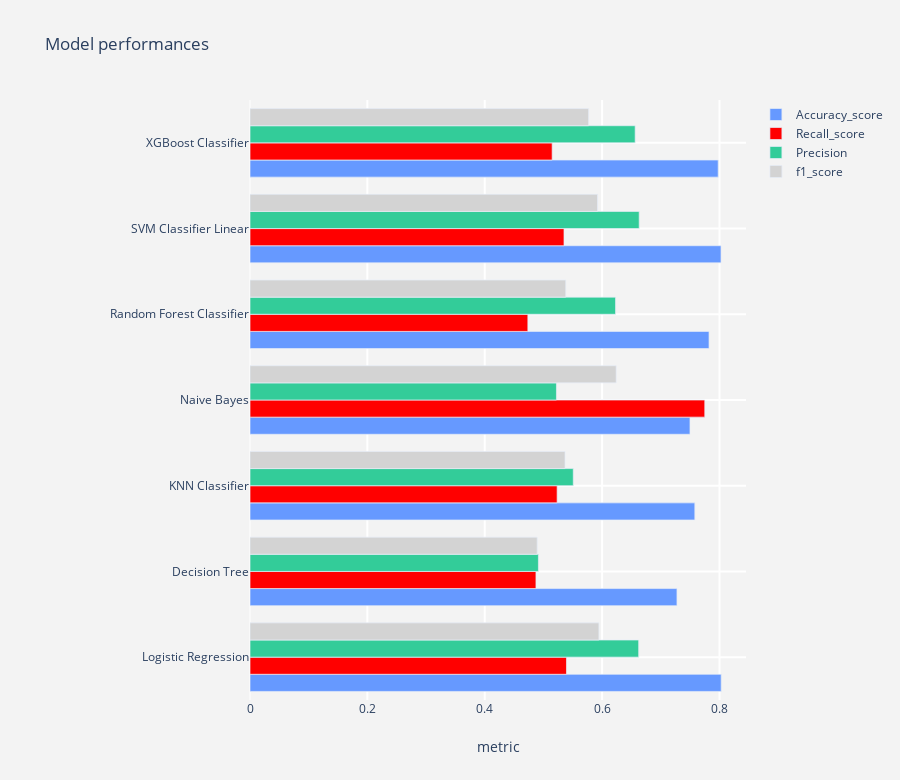

Notebook cell for this chart:
### Code cell
# Let's create a baseline model for all models. Let's statr with as minimum amount of parameters as possible 

# LogisticRegression
name = "Logistic Regression"
logit = LogisticRegression()
model1 = model_report(logit,X_train,X_test,y_train,y_test,name)

# DecisionTree Classifier
name = "Decision Tree"
decision_tree = DecisionTreeClassifier(random_state = 0)
# X_train_resampled,X_test,y_train_resampled,y_test,name
model2 = model_report(decision_tree,X_train,X_test,y_train,y_test,name)

# KNeighborsClassifier
name = "KNN Classifier"
knn = KNeighborsClassifier(n_neighbors=3)
model3 = model_report(knn,X_train,X_test,y_train,y_test,name)

name = "Naive Bayes"
gnb = GaussianNB(priors=None)
model4 = model_report(gnb,X_train,X_test,y_train,y_test,name)

name = "Random Forest Classifier"
rfc = RandomForestClassifier(random_state=0)
model5 = model_report(rfc,X_train,X_test,y_train,y_test,name)

name = "SVM Classifier Linear"
svc  = SVC(gamma='auto', kernel='linear')
model6 = model_report(svc,X_train,X_test,y_train,y_test,name)

name = "XGBoost Classifier"
xgc = XGBClassifier()
model7 = model_report(xgc,X_train,X_test,y_train,y_test,name)

#concat all models
model_performances = pd.concat([model1,model2,model3,model4,
                                model5,model6,model7],axis = 0).reset_index()

model_performances = model_performances.drop(columns = "index",axis =1)
display(model_performances)

plot_tracers(model_performances)

### Figure 1 — Plotly figure (JSON) as saved in the notebook; plotly's stock layout.template omitted (floating-point values rounded to 4 significant figures)
{"data": [{"marker": {"color": "#6699FF", "line": {"width": 0.7}}, "name": "Accuracy_score", "orientation": "h", "type": "bar", "x": [0.8029, 0.7275, 0.758, 0.7497, 0.7821, 0.8026, 0.7978], "y": ["Logistic Regression", "Decision Tree", "KNN Classifier", "Naive Bayes", "Random Forest Classifier", "SVM Classifier Linear", "XGBoost Classifier"]}, {"marker": {"color": "red", "line": {"width": 0.7}}, "name": "Recall_score", "orientation": "h", "type": "bar", "x": [0.5393, 0.4873, 0.5234, 0.7749, 0.4735, 0.535, 0.5149], "y": ["Logistic Regression", "Decision Tree", "KNN Classifier", "Naive Bayes", "Random Forest Classifier", "SVM Classifier Linear", "XGBoost Classifier"]}, {"marker": {"color": "#33CC99", "line": {"width": 0.7}}, "name": "Precision", "orientation": "h", "type": "bar", "x": [0.6623, 0.4914, 0.5508, 0.5222, 0.6229, 0.6632, 0.6563], "y": ["Logistic Regression", "Decision Tree", "KNN Classifier", "Naive Bayes", "Random Forest Classifier", "SVM Classifier Linear", "XGBoost Classifier"]}, {"marker": {"color": "lightgrey", "line": {"width": 0.7}}, "name": "f1_score", "orientation": "h", "type": "bar", "x": [0.5945, 0.4893, 0.5367, 0.6239, 0.538, 0.5922, 0.577], "y": ["Logistic Regression", "Decision Tree", "KNN Classifier", "Naive Bayes", "Random Forest Classifier", "SVM Classifier Linear", "XGBoost Classifier"]}], "layout": {"height": 780, "margin": {"l": 250}, "paper_bgcolor": "rgb(243,243,243)", "plot_bgcolor": "rgb(243,243,243)", "title": {"text": "Model performances"}, "xaxis": {"gridcolor": "rgb(255, 255, 255)", "gridwidth": 2, "ticklen": 5, "title": {"text": "metric"}, "zerolinewidth": 1}, "yaxis": {"gridcolor": "rgb(255, 255, 255)", "gridwidth": 2, "ticklen": 5, "zerolinewidth": 1}}}
